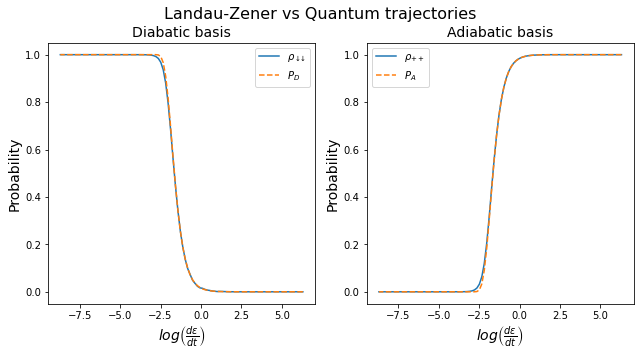

This chart was generated by the following Python code:
import numpy as np
import matplotlib.pyplot as plt
from qutip import *
from scipy.linalg import expm, sinm, cosm
from math import log10, floor

# propogate forward in time
def propagate_forward(t, dt, state):
    
    random_one = np.random.uniform(0,1)
    
    state_1 = (I - j*effective_hamiltonian(t)*dt).dot(state) # phi(t+dt)
    dp = 1 - inner(state_1) # prob to jump
    
    # no jump
    if(random_one >= dp):

        no_jump_prefactor = (I-j*dt*effective_hamiltonian(t))/(np.sqrt(1-dp))
        new_state = no_jump_prefactor.dot(state)
        
    # jump
    elif(random_one < dp):
        
        random_two = np.random.uniform(0, 1)
        
        dp_plus = (state.conj().T).dot(sigma_plus(t).dot(sigma_minus(t).dot(state)))
        dp_minus = (state.conj().T).dot(sigma_minus(t).dot(sigma_plus(t).dot(state)))
        
        dp_plus_normalised = dp_plus / (dp_plus + dp_minus)
        dp_minus_normalised = dp_minus / (dp_plus + dp_minus)
        
        # jump up
        if(random_two >= dp_plus_normalised):
            jump_up_prefactor = sigma_plus(t)/np.sqrt(dp_minus/dt)
            new_state = jump_up_prefactor.dot(state)
            
        # jump down
        else:
            jump_down_prefactor = sigma_minus(t)/np.sqrt(dp_plus/dt)
            new_state = jump_down_prefactor.dot(state)

    return(new_state, t+dt)

# calculate outer product
def outer(state1, state2):
  return(state1.dot(state2.conj().T))

# calculate inner product
def inner(state):
  return((state.conj().T).dot(state))

def single_MC(initial_state, t):
    
    record_states = []  # blank array to record states
    record_time = []  # blank array to record time
    
    # record initial values
    record_states.append(initial_state)
    record_time.append(t)
    
    state = initial_state
    
    # propgate forward in time
    for i in range(int(tmax/dt)):
                        
        # get new state and time
        (state, t) = propagate_forward(t, dt, state)
        
        # normalise the states
        normalised_state = (1/np.sqrt(inner(state)))*state
    
        # record states
        record_states.append(normalised_state)
        record_time.append(t)
        
        # set the state to the normalised state
        state = normalised_state
    
    reduced_density_op_matrices = []  # blank array to store density ops at each step
    
    # calculate the density ops at each step
    for i in range(len(record_states)):
        reduced_density_op_matrices.append(outer(record_states[i], record_states[i]))
    
    population_plus = []  # blank array to store population numbers
    population_minus = []
    
    # extract the population
    for i in range(len(reduced_density_op_matrices)):
        population_minus.append(((minus(record_time[i]).conj().T).dot(reduced_density_op_matrices[i])).dot(minus(record_time[i]))[0][0])
        population_plus.append(((plus(record_time[i]).conj().T).dot(reduced_density_op_matrices[i])).dot(plus(record_time[i]))[0][0])
        
    population_plus = np.real(population_plus)
    population_minus = np.real(population_minus)
    
    return population_minus, population_plus, record_time


# calculate effective hamitonian
def effective_hamiltonian(time):
    
    # System Hamiltonian
    H_sys = (eta(time)/2)*(outer(plus(time), plus(time)) - outer(minus(time), minus(time)))
    
    # Effective Hamiltonian
    #H_eff = H_sys - j*(gamma_0/2)*P_0(time).dot(P_0(time)) - j*(gamma_eta(time)/2)*(1+N)*P_eta(time).conj().T.dot(P_eta(time)) - j*(gamma_eta(time)/2)*N*P_eta(time).dot(P_eta(time).conj().T)
    H_eff = H_sys

    return(H_eff)

# calculate time dependent tunneling coefficient
def tunnelling_coeff(time):
       
    return 0.01*detuning(tmax)
    
# calculate time dependent bias
def detuning(time):  
    
    return 20*(time/tmax-(1./2.))

# calculate time depedent P_0 operator
def P_0(time):
    return np.cos(theta(time))*(outer(plus(time), plus(time)) - outer(minus(time), minus(time)))

# calculate time depedent P_eta operator
def P_eta(time):
    return np.sin(theta(time))*(outer(minus(time), plus(time)))
    
#calculate time depedent minus state
def minus(time):
    return np.cos(theta(time)/2)*g-np.sin(theta(time)/2)*e
    
# calculate time depedent plus state
def plus(time):
    return np.sin(theta(time)/2)*g+np.cos(theta(time)/2)*e
    
# calculate time dependent theta
def theta(time):
    if(detuning(time) == 0):
        return np.pi/2
    else:
        return np.arctan2(tunnelling_coeff(time),detuning(time))

# calculate eta
def eta(time):
    return(np.sqrt(tunnelling_coeff(time)**2+detuning(time)**2))

# calculate time dep rate
def gamma_eta(time):
    return 2*np.pi*alpha*eta(time)

# calculate time dep sigma+
def sigma_plus(time):
    return outer(plus(time),minus(time))

# calculate time dep sigma-
def sigma_minus(time):
    return outer(minus(time),plus(time))

# calculate time dep sigma_x
def sigma_x(time):
    return outer(plus(time), minus(time)) + outer(minus(time), plus(time))

# calculate time dep sigma_z
def sigma_z(time):
    return outer(plus(time), plus(time)) - outer(minus(time), minus(time))


#### BEGIN MAIN PROGRAM

# Define some constants
j = 1j  # imaginary unit
little_omega = 1
k = 8.617e-5 # boltzman constant
T = 5e3 # temperature 
alpha = 1/(12*np.pi) # coupling strength

# Time indep rate
gamma_0= 4*np.pi*alpha*k*T

# states in z basis
e = np.array([[1],[0]])
g = np.array([[0],[1]])

#states in +/- basis time indep
#plus = np.sin(theta/2)*g+np.cos(theta/2)*e
#minus = np.cos(theta/2)*g-np.sin(theta/2)*e

# bosonic occupation number
N = 1/(np.exp(little_omega/(k*T)) - 1)

# Pauli matricies
sigma_y = np.array([[0, -j], [-j, 0]])
I = np.array([[1,0], [0,1]])

# time data
tmax_LZ = np.logspace(-5,10, 100)

# master arry to store end probability
master_pop = []
master_std = []

# monte carlo for each time
for i in range(len(tmax_LZ)):

    t = 0  # start time
    tmax = tmax_LZ[i]  # end time
    dt = tmax/200.  # stepsize
    
    number_of_traj = 1
    
    initial_state = minus(t)
        
    multiple_traj_excited_pop = []  
    multiple_traj_ground_pop = []
    
    # loop over all trajectories
    for i in range(number_of_traj):
        
        # do the monte carlo for each traj
        temp_ground, temp_excited, temp_time = single_MC(initial_state, t)
        
        # append to mastere arrays
        multiple_traj_excited_pop.append(temp_excited)
        multiple_traj_ground_pop.append(temp_ground)
        
    # calculate average pop
    avg_excited_pop = np.mean(multiple_traj_excited_pop, axis = 0)
    avg_ground_pop = np.mean(multiple_traj_ground_pop, axis = 0)
    
    # calculate error of average dist
    std_excited = np.std(multiple_traj_excited_pop, axis = 0) / np.sqrt(number_of_traj)
    std_ground = np.std(multiple_traj_ground_pop, axis = 0) / np.sqrt(number_of_traj)

    # store the end result
    master_pop.append(avg_excited_pop[-1])
    master_std.append(std_excited[-1])


# Landua Zener

# lz calculations
bias_rate_of_change = [20./tmax_LZ[i] for i in range(len(tmax_LZ))]
LZ_gamma = [tunnelling_coeff(tmax_LZ[i])**2/abs(bias_rate_of_change[i]) for i in range(len(tmax_LZ))]
LZ_prob = [np.exp(-np.pi*LZ_gamma[i]/2) for i in range(len(tmax_LZ))]


plt.figure(figsize = (9,5))

# plot results
plt.subplot(1,2,2)
plt.plot(np.log10(bias_rate_of_change), master_pop, label = r'$\rho_{++}$')
plt.plot(np.log10(bias_rate_of_change), LZ_prob, label = r'$P_{A}$', linestyle = '--')
plt.xlabel('$log\\left(\\frac{d\epsilon}{dt}\\right)$', fontsize = 14)
plt.ylabel('Probability', fontsize = 14)
plt.legend()
plt.title('Adiabatic basis', fontsize = 14)



















import numpy as np
import matplotlib.pyplot as plt
from qutip import *
from scipy.linalg import expm, sinm, cosm

# propogate forward in time
def propagate_forward(t, dt, state):
    
    random_one = np.random.uniform(0,1)
    
    state_1 = (I - j*effective_hamiltonian(t)*dt).dot(state) # phi(t+dt)
    dp = 1 - inner(state_1) # prob to jump
    
    # no jump
    if(random_one >= dp):

        no_jump_prefactor = (I-j*dt*effective_hamiltonian(t))/(np.sqrt(1-dp))
        new_state = no_jump_prefactor.dot(state)
        
    # jump
    elif(random_one < dp):
        
        random_two = np.random.uniform(0, 1)
        
        dp_plus = (state.conj().T).dot(sigma_plus.dot(sigma_minus.dot(state)))
        dp_minus = (state.conj().T).dot(sigma_minus.dot(sigma_plus.dot(state)))
        
        dp_plus_normalised = dp_plus / (dp_plus + dp_minus)
        dp_minus_normalised = dp_minus / (dp_plus + dp_minus)
        
        # jump up
        if(random_two >= dp_plus_normalised):
            jump_up_prefactor = sigma_plus/np.sqrt(dp_minus/dt)
            new_state = jump_up_prefactor.dot(state)
            
        # jump down
        else:
            jump_down_prefactor = sigma_minus/np.sqrt(dp_plus/dt)
            new_state = jump_down_prefactor.dot(state)

    return(new_state, t+dt)

# calculate outer product
def outer(state1, state2):
  return(state1.dot(state2.conj().T))

# calculate inner product
def inner(state):
  return((state.conj().T).dot(state))

def single_MC(initial_state, t):
    
    record_states = []  # blank array to record states
    record_time = []  # blank array to record time
    
    # record initial values
    record_states.append(initial_state)
    record_time.append(t)
    
    state = initial_state
    
    # propgate forward in time
    for i in range(int(tmax/dt)):
                        
        # get new state and time
        (state, t) = propagate_forward(t, dt, state)
        
        # normalise the states
        normalised_state = (1/np.sqrt(inner(state)))*state
    
        # record states
        record_states.append(normalised_state)
        record_time.append(t)
        
        # set the state to the normalised state
        state = normalised_state
    
    reduced_density_op_matrices = []  # blank array to store density ops at each step
    
    # calculate the density ops at each step
    for i in range(len(record_states)):
        reduced_density_op_matrices.append(outer(record_states[i], record_states[i]))
    
    excited_population = []  # blank array to store population numbers
    ground_population = []
    
    # extract the population
    for i in range(len(reduced_density_op_matrices)):
        ground_population.append(((g.conj().T).dot(reduced_density_op_matrices[i])).dot(g)[0][0])
        excited_population.append(((e.conj().T).dot(reduced_density_op_matrices[i])).dot(e)[0][0])
        
    excited_population = np.real(excited_population)
    ground_population = np.real(ground_population)
    
    return excited_population, ground_population, record_time


# calculate effective hamitonian
def effective_hamiltonian(time):
    
    # System Hamiltonian
    H_sys = (detuning(time)/2)*sigma_z + (tunnelling_coeff(time)/2)*sigma_x
    
    # Effective Hamiltonian
    #H_eff = H_sys - j*((gamma(time)/2)*N*sigma_minus.dot(sigma_plus) + (gamma(time)/2)*(N+1)*sigma_plus.dot(sigma_minus))  
    H_eff = H_sys

    return(H_eff)

# calculate time dependent tunneling coefficient
def tunnelling_coeff(time):
       
    return 0.01*detuning(tmax)
    
# calculate time dependent bias
def detuning(time):  
    
    return 20*(time/tmax-(1./2.))

# calculate time dep rate
def gamma(time):
    return tunnelling_coeff(time)/6



#### BEGIN MAIN PROGRAM

# Define some constants
j = 1j  # imaginary unit
little_omega = 1  # energy splitting ~1eV
k = 8.617e-5 # boltzman constant eV/K
T = 5e2 # temperature 
alpha = 1/(12*np.pi) # coupling strength

# states in z basis
e = np.array([[1],[0]])
g = np.array([[0],[1]])

# Pauli matrices
sigma_x = outer(e,g) + outer(g,e)
sigma_z = outer(e,e) - outer(g,g)

# bosonic occupation number
N = 1/(np.exp(little_omega/(k*T)) - 1)

# Pauli matricies
sigma_y = np.array([[0, -j], [-j, 0]])
sigma_plus = outer(e,g)
sigma_minus = outer(g,e)
I = np.array([[1,0], [0,1]])

# time data
tmax_LZ = np.logspace(-5,10, 100)

# master arry to store end probability
master_pop = []
master_std = []

# monte carlo for each time
for i in range(len(tmax_LZ)):

    t = 0  # start time
    tmax = tmax_LZ[i]  # end time
    dt = tmax/200.  # stepsize
    
    number_of_traj = 1
    
    initial_state = g
        
    multiple_traj_excited_pop = []  
    multiple_traj_ground_pop = []
    
    # loop over all trajectories
    for i in range(number_of_traj):
        
        # do the monte carlo for each traj
        temp_excited, temp_ground, temp_time = single_MC(initial_state, t)
        
        # append to mastere arrays
        multiple_traj_excited_pop.append(temp_excited)
        multiple_traj_ground_pop.append(temp_ground)
        
    # calculate average pop
    avg_excited_pop = np.mean(multiple_traj_excited_pop, axis = 0)
    avg_ground_pop = np.mean(multiple_traj_ground_pop, axis = 0)
    
    # calculate error of average dist
    std_excited = np.std(multiple_traj_excited_pop, axis = 0) / np.sqrt(number_of_traj)
    std_ground = np.std(multiple_traj_ground_pop, axis = 0) / np.sqrt(number_of_traj)

    # store the end result
    master_pop.append(avg_excited_pop[-1])
    master_std.append(std_excited[-1])


# Landua Zener

# lz calculations
bias_rate_of_change = [20./tmax_LZ[i] for i in range(len(tmax_LZ))]
LZ_gamma = [tunnelling_coeff(tmax_LZ[i])**2/abs(bias_rate_of_change[i]) for i in range(len(tmax_LZ))]
LZ_prob = [1 - np.exp(-np.pi*LZ_gamma[i]/2) for i in range(len(tmax_LZ))]


# plot results
plt.subplot(1,2,1)
plt.plot(np.log10(bias_rate_of_change), master_pop, label = r'$\rho_{\downarrow\hspace{-0.5}\downarrow}$')
plt.plot(np.log10(bias_rate_of_change), LZ_prob, label = r'$P_{D}$', linestyle= '--')
plt.xlabel('$log\\left(\\frac{d\epsilon}{dt}\\right)$', fontsize = 14)
plt.ylabel('Probability', fontsize = 14)
plt.legend()
plt.title('Diabatic basis', fontsize = 14)


# common title
plt.suptitle('Landau-Zener vs Quantum trajectories', fontsize = 16)
plt.tight_layout()
plt.subplots_adjust(top=0.88)
